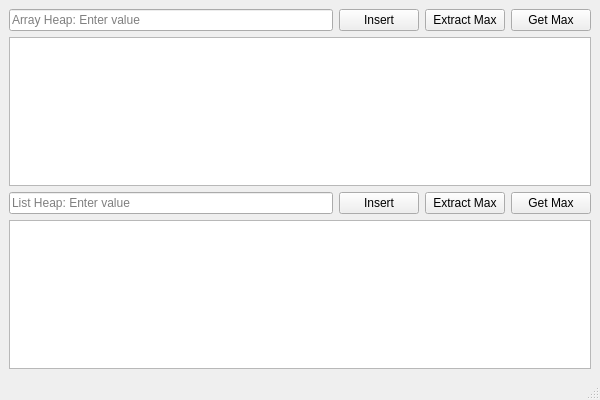
<?xml version="1.0" encoding="UTF-8"?>
<ui version="4.0">
 <class>MainWindow</class>
 <widget class="QMainWindow" name="MainWindow">
  <property name="geometry">
   <rect>
    <x>0</x>
    <y>0</y>
    <width>600</width>
    <height>400</height>
   </rect>
  </property>
  <property name="windowTitle">
   <string>Binary Heaps</string>
  </property>
  <widget class="QWidget" name="centralWidget">
   <layout class="QVBoxLayout" name="verticalLayout">
    <item>
     <layout class="QHBoxLayout" name="arrayHeapLayout">
      <item>
       <widget class="QLineEdit" name="arrayValueInput">
        <property name="placeholderText">
         <string>Array Heap: Enter value</string>
        </property>
       </widget>
      </item>
      <item>
       <widget class="QPushButton" name="arrayInsertButton">
        <property name="text">
         <string>Insert</string>
        </property>
       </widget>
      </item>
      <item>
       <widget class="QPushButton" name="arrayExtractButton">
        <property name="text">
         <string>Extract Max</string>
        </property>
       </widget>
      </item>
      <item>
       <widget class="QPushButton" name="arrayGetMaxButton">
        <property name="text">
         <string>Get Max</string>
        </property>
       </widget>
      </item>
     </layout>
    </item>
    <item>
     <widget class="QTextEdit" name="arrayOutput">
      <property name="readOnly">
       <bool>true</bool>
      </property>
     </widget>
    </item>
    <item>
     <layout class="QHBoxLayout" name="listHeapLayout">
      <item>
       <widget class="QLineEdit" name="listValueInput">
        <property name="placeholderText">
         <string>List Heap: Enter value</string>
        </property>
       </widget>
      </item>
      <item>
       <widget class="QPushButton" name="listInsertButton">
        <property name="text">
         <string>Insert</string>
        </property>
       </widget>
      </item>
      <item>
       <widget class="QPushButton" name="listExtractButton">
        <property name="text">
         <string>Extract Max</string>
        </property>
       </widget>
      </item>
      <item>
       <widget class="QPushButton" name="listGetMaxButton">
        <property name="text">
         <string>Get Max</string>
        </property>
       </widget>
      </item>
     </layout>
    </item>
    <item>
     <widget class="QTextEdit" name="listOutput">
      <property name="readOnly">
       <bool>true</bool>
      </property>
     </widget>
    </item>
   </layout>
  </widget>
  <widget class="QMenuBar" name="menuBar"/>
  <widget class="QStatusBar" name="statusBar"/>
 </widget>
 <resources/>
 <connections/>
</ui>
